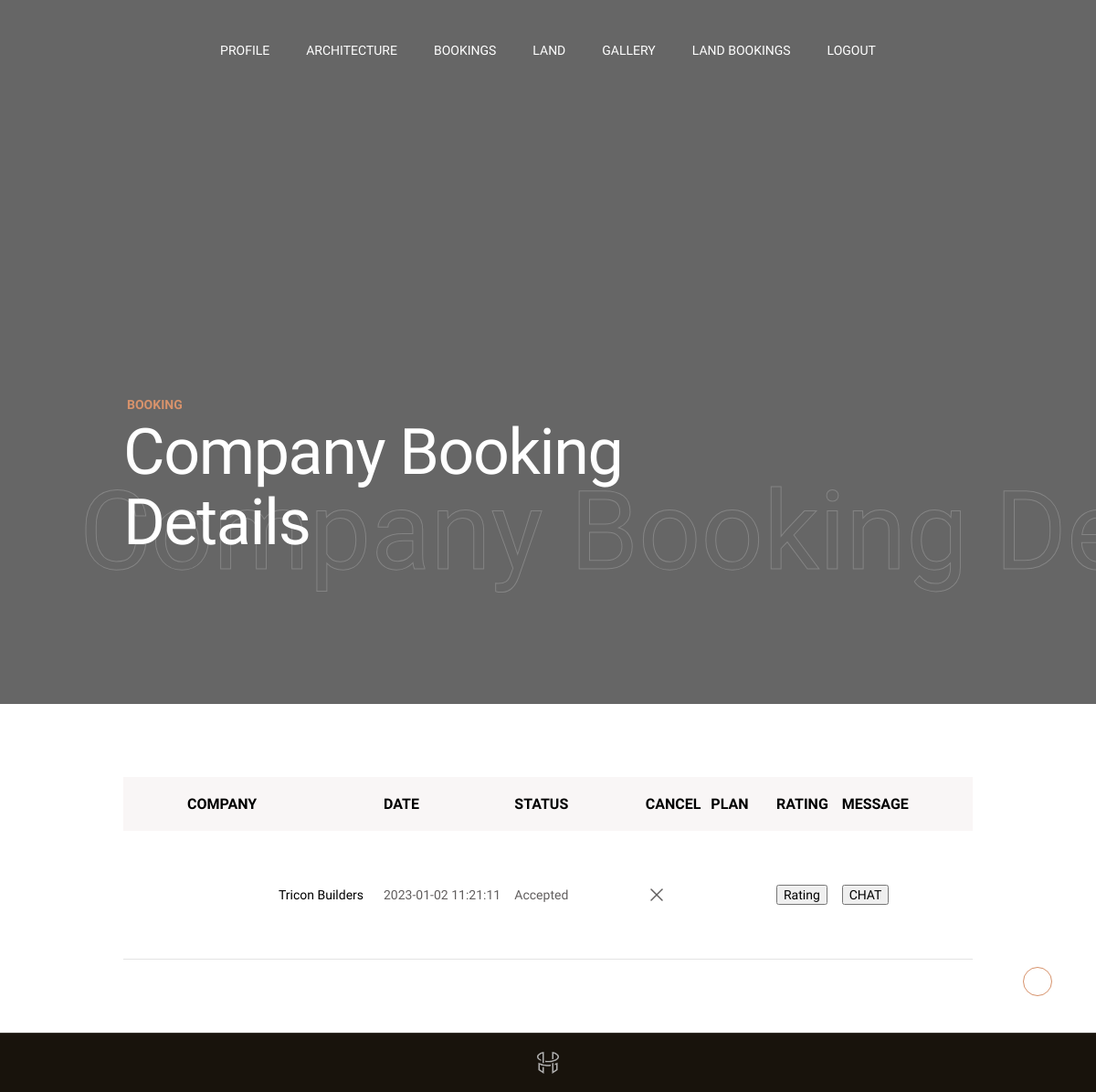
/user/bookingdetails.php (signed in), run on an earlier commit of the app's database.
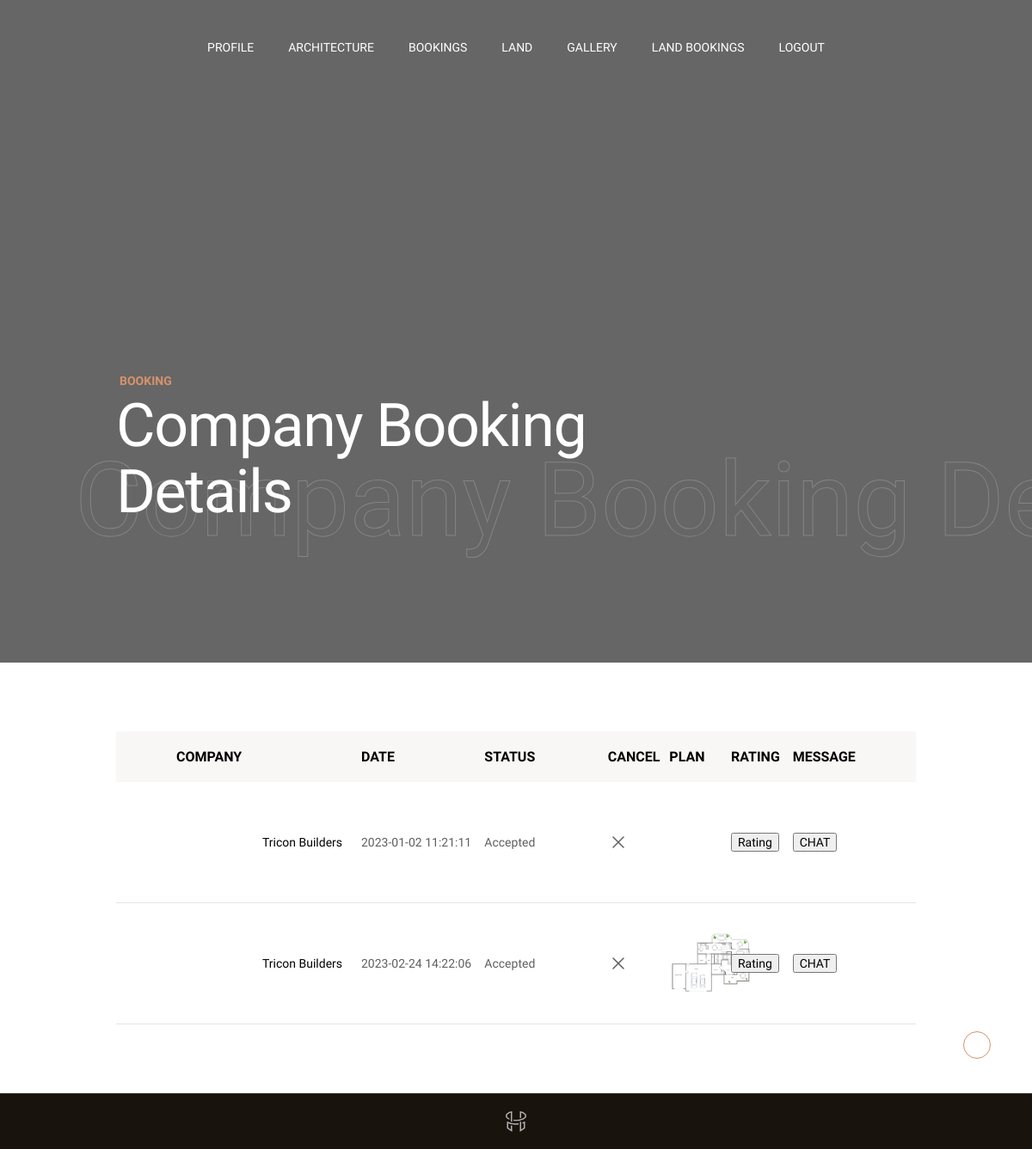
And on a later commit of the database.
### tables this page shows
CREATE TABLE IF NOT EXISTS `company_booking` (
  `b_id` int(30) NOT NULL AUTO_INCREMENT,
  `bl_id` int(30) NOT NULL,
  `bcl_id` int(30) NOT NULL,
  `b_fname` varchar(100) NOT NULL,
  `b_lname` varchar(100) NOT NULL,
  `b_email` varchar(100) NOT NULL,
  `b_address` varchar(100) NOT NULL,
  `b_contactnumber` varchar(100) NOT NULL,
  `b_status` varchar(100) NOT NULL,
  `b_date` timestamp NOT NULL DEFAULT CURRENT_TIMESTAMP,
  PRIMARY KEY (`b_id`)
);

CREATE TABLE IF NOT EXISTS `company_registration` (
  `c_id` int(30) NOT NULL AUTO_INCREMENT,
  `cl_id` int(30) NOT NULL,
  `c_companyname` varchar(100) NOT NULL,
  `c_address` varchar(100) NOT NULL,
  `c_email` varchar(100) NOT NULL,
  `c_password` varchar(100) NOT NULL,
  `c_phonenumber` varchar(100) NOT NULL,
  `map` text NOT NULL,
  `pincode` int(6) NOT NULL,
  `c_file` varchar(100) NOT NULL,
  PRIMARY KEY (`c_id`)
);

CREATE TABLE IF NOT EXISTS `requirement` (
  `rb_id` int(30) NOT NULL AUTO_INCREMENT,
  `r_requirement` varchar(100) NOT NULL,
  `b_id` int(30) NOT NULL,
  `r_plan` varchar(100) NOT NULL,
  `r_budget` varchar(100) NOT NULL,
  `plan` varchar(100) DEFAULT NULL,
  `status` varchar(100) NOT NULL DEFAULT 'Not Approved',
  PRIMARY KEY (`rb_id`)
);

### user/bookingdetails.php (the view, shortened to what the changed rows need)
<?php
include 'uheader.php';
?>
  <div class="content-wrapper  js-content-wrapper">
        <section class="page-masthead">
          <div class="container">
            <div class="page-masthead__content">
              <div class="row justify-content-between md:justify-content-center align-items-center">
                <div class="col-lg-9 col-md-10">
                  <div data-anim="slide-up delay-1">
                    <h1 class="page-masthead__title text-white">Company Booking Details</h1>
                  </div>
                </div>
              </div>
            </div>
          </div>
        </section>
        <section class="layout-pt-md layout-pb-md">
          <div class="container">
            <div class="row x-gap-60">
              <div class="col-lg">
                <div class="shopCart-products">
                  <?php
                    $result = $con->query("SELECT company_registration.cl_id,company_registration.c_companyname,company_booking.b_date,company_booking.b_status,company_registration.c_file,company_booking.b_id  FROM company_booking INNER JOIN company_registration ON company_booking.bcl_id=company_registration.c_id WHERE company_booking.bl_id=$l_id");
                               while($row= mysqli_fetch_array($result))
                                 {
                                  ?>
                  <div class="shopCart-products__item">
                    <div class="row no-gutters y-gap-10 justify-content-between">
                      <div class="col-md-3">
                        <div class="shopCart-products__product">
                          <div class="image">
                            <div class="bg-image js-lazy" data-bg="../uploads/<?php echo  $c_file= $row['c_file']; ?>"></div>
                          </div>
                          <div class="title"><?php echo  $c_companyname= $row['c_companyname']; ?></div>
                        </div>
                      </div>
                      <div class="col-md-2 sm:mt-16">
                        <div class="d-flex h-100 align-items-center">
                          <div class="shopCart-products__price text-grey">
                             <?php echo  $b_date=$row['b_date']; ?>
                          </div>
                        </div>
                      </div>
                      <div class="col-md-2">
                        <div class="d-flex h-100 align-items-center">
                          <div class="shopCart-products__quantity text-grey">
                            <?php
  $b_status=$row['b_status'];
if($b_status=='Accepted')
{
 ?>
 <a href="enterdetails.php?b_id=<?php echo $row['b_id']; ?>">Accepted</a>
 <?php
}
else
{
  echo "Booked";
}
                             ?>
                          </div>
                        </div>
                      </div>
                      <div class="col-md-1">
                        <div class="d-flex h-100 align-items-center">
                          <div class="shopCart-products__subtotal text-grey">
                            <div class="shopCart-products__cross">
                       <a href="deletebooking.php?b_id=<?php echo $row['b_id']; ?>"> <i class="icon" data-feather="x"></i></a>
                      </div>
                          </div>
                        </div>
                      </div>
                      <div class="col-md-1">
                        <div class="d-flex h-100 align-items-center">
                          <div class="shopCart-products__subtotal text-grey">
                            <div class="shopCart-products__cross">
                            <?php
                            $bbbbb= $row['b_id'];
                             $results = $con->query("select * from requirement WHERE b_id=$bbbbb AND status='Approved'");
                               while($rows= mysqli_fetch_array($results))
                                 {
                    $plan= $rows['plan'];
                   }
                   ?>
                   <?php
                   if(isset($plan))
                   {
                   ?>
                   <a href="../uploads/<?php echo  $plan; ?>" download>
    <img src="../uploads/<?php echo  $plan; ?>" style="width: 100px;" />
 </a>
 <?php } ?>
                      </div>
                          </div>
                        </div>
                      </div>
                        <div class="col-md-1">
                        <div class="d-flex h-100 align-items-center">
                          <div class="shopCart-products__subtotal text-grey">
                            <div class="shopCart-products__cross">
                       <a href="rating.php?cl_id=<?php echo  $cl_id=$row['cl_id']; ?>"><input type="button" name="" value="Rating"> </a>
                      </div>
                          </div>
                        </div>
                      </div>
                        <div class="col-md-2">
                        <div class="d-flex h-100 align-items-center">
                          <div class="shopCart-products__subtotal text-grey">
                            <div class="shopCart-products__cross">
                       <a href="messegeuser.php?cl_id=<?php echo  $cl_id=$row['cl_id']; ?>"> <input type="button" name="" value="CHAT"></a>
                      </div>
                          </div>
                        </div>
                      </div>
                    </div>
                  </div>
                <?php   }
                                 ?>
                </div>
              </div>
              </div>
          </div>
        </section>
       <?php
include 'ufooter.php';
?>

What changed in the data, as far as the page shows it:
added company_booking: company_registration.c_companyname "Tricon Builders", b_date "2023-02-24 14:22:06", requirement.plan (picture)
